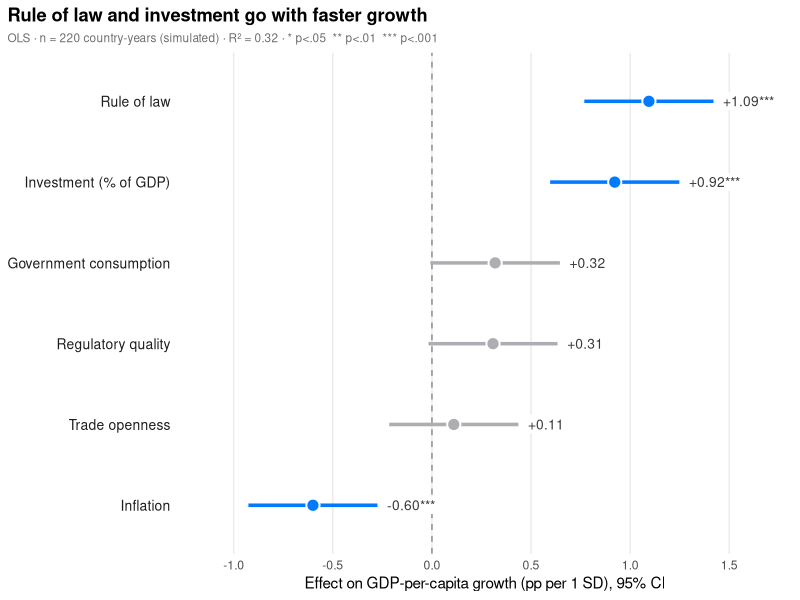

Write the R code that produced this figure.
# Coefficient plot: the R equivalent of plot.py
# Simulated data, set in the context of Stojkov, Veljanovski & Warin (2024) [stojkov2024growth]
# R and NumPy draw different random numbers, so the values differ slightly from the Python figure.
library(ggplot2)
library(broom)

set.seed(2024)

# Data: 11 emerging-European economies × 20 years, six institutional and policy factors
n <- 220
labels <- c(rule_law = "Rule of law", reg_quality = "Regulatory quality",
            investment = "Investment (% of GDP)", openness = "Trade openness",
            inflation = "Inflation", gov_size = "Government consumption")
predictors <- names(labels)
df <- as.data.frame(matrix(rnorm(n * 6), n, dimnames = list(NULL, predictors)))
df$growth <- with(df, 3 + 0.9 * rule_law + 0.45 * reg_quality + 0.8 * investment
                  + 0.15 * openness - 0.7 * inflation - 0.05 * gov_size + rnorm(n, 0, 2.5))
df[predictors] <- scale(df[predictors])

model <- lm(reformulate(predictors, "growth"), data = df)

# Tidy the results: estimate, 95% CI and p-value per term (intercept dropped)
# (ggstats is not installed: broom::tidy() + ggplot2 do what ggcoef_model() does)
coefs <- subset(tidy(model, conf.int = TRUE), term != "(Intercept)")
coefs$label <- factor(labels[coefs$term], levels = labels[coefs$term[order(coefs$estimate)]])
coefs$sig <- coefs$p.value < 0.05
coefs$text <- sprintf("%+.2f%s", coefs$estimate,
                      ifelse(coefs$p.value < .001, "***", ifelse(coefs$p.value < .01, "**",
                             ifelse(coefs$p.value < .05, "*", ""))))

p <- ggplot(coefs, aes(estimate, label, colour = sig)) +
  geom_vline(xintercept = 0, colour = "#8E8E93", linewidth = 0.5, linetype = "dashed") +
  geom_linerange(aes(xmin = conf.low, xmax = conf.high), linewidth = 1.2) +
  geom_point(aes(fill = sig), shape = 21, size = 3.8, colour = "white", stroke = 1) +
  geom_label(aes(x = conf.high, label = text), hjust = 0, nudge_x = 0.04, size = 3.5,
             colour = "#3A3A3C", fill = "white", label.size = 0,
             label.padding = unit(0.1, "lines")) +              # white box: legible over the zero line
  scale_colour_manual(values = c(`TRUE` = "#007AFF", `FALSE` = "#AEAEB2"), guide = "none") +
  scale_fill_manual(values = c(`TRUE` = "#007AFF", `FALSE` = "#AEAEB2"), guide = "none") +
  scale_x_continuous(breaks = seq(-2, 2, 0.5), expand = expansion(mult = 0.15)) +
  labs(title = "Rule of law and investment go with faster growth",
       subtitle = sprintf("OLS · n = %d country-years (simulated) · R² = %.2f · * p<.05  ** p<.01  *** p<.001",
                          nobs(model), summary(model)$r.squared),
       x = "Effect on GDP-per-capita growth (pp per 1 SD), 95% CI", y = NULL) +
  theme_minimal(base_size = 11) +
  theme(plot.title = element_text(face = "bold"),
        plot.title.position = "plot",
        plot.subtitle = element_text(size = 8.5, colour = "#6E6E73"),
        axis.text.y = element_text(colour = "#1D1D1F", size = 10),
        panel.grid.minor = element_blank(), panel.grid.major.y = element_blank())
print(p)
